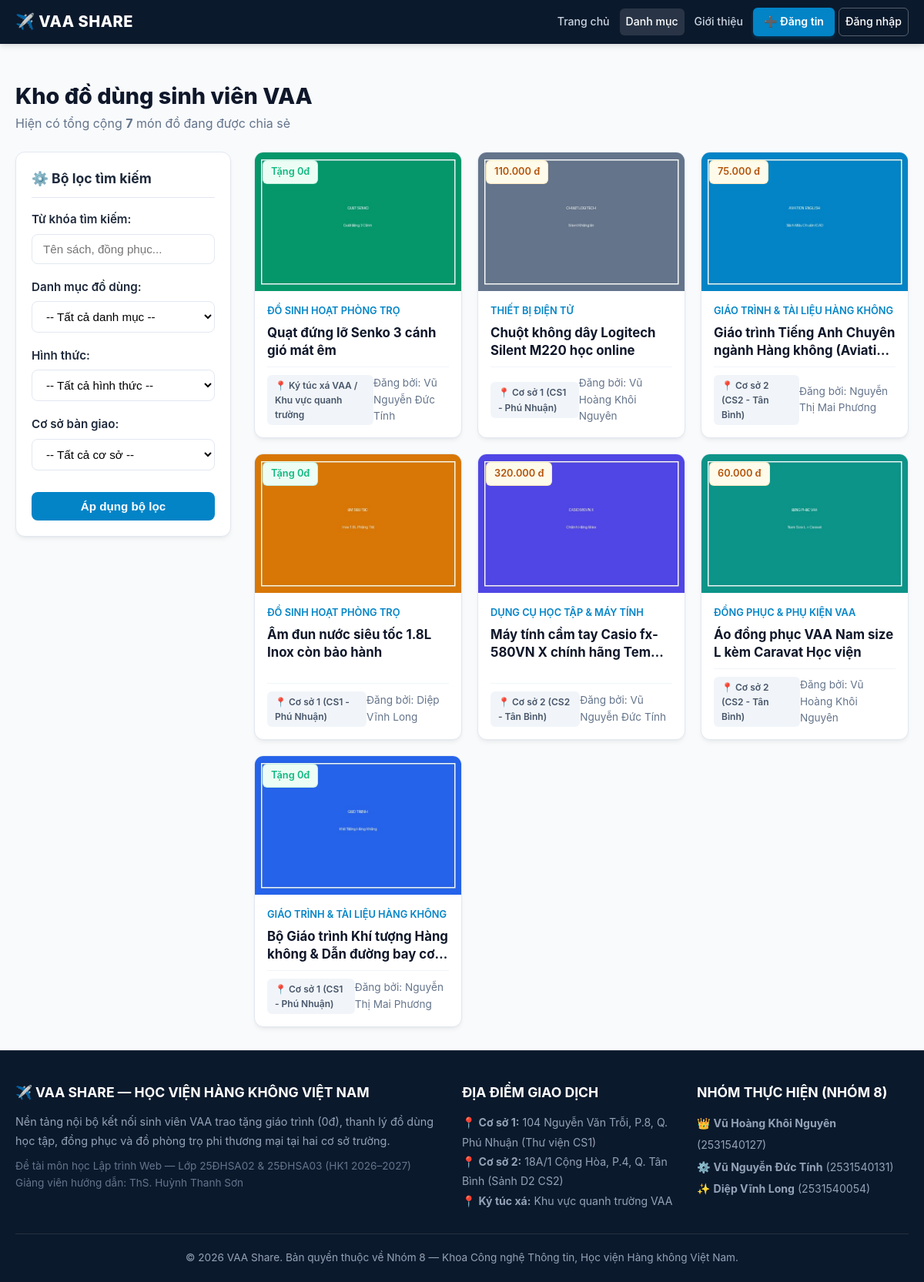
The page /listing.php on the database its author committed.
### tables this page shows
CREATE TABLE `do_dung` (
  `id` INT AUTO_INCREMENT PRIMARY KEY,
  `nguoi_dung_id` INT NOT NULL,
  `danh_muc_id` INT NOT NULL,
  `dia_diem_id` INT NOT NULL,
  `tieu_de` VARCHAR(255) NOT NULL,
  `mo_ta` TEXT NOT NULL,
  `hinh_thuc` ENUM('Tang mien phi', 'Thanh ly') DEFAULT 'Tang mien phi',
  `gia` INT DEFAULT 0,
  `tinh_trang` VARCHAR(100) DEFAULT 'Còn rất tốt (trên 90%)',
  `hinh_anh` VARCHAR(255) DEFAULT 'default_item.jpg',
  `trang_thai` ENUM('Cho duyet', 'Da duyet', 'Dang giao dich', 'Hoan thanh', 'Da an') DEFAULT 'Cho duyet',
  `luot_xem` INT DEFAULT 0,
  `ngay_dang` TIMESTAMP DEFAULT CURRENT_TIMESTAMP,
  `ngay_cap_nhat` TIMESTAMP DEFAULT CURRENT_TIMESTAMP ON UPDATE CURRENT_TIMESTAMP,
  CONSTRAINT `fk_dodung_nguoidung` FOREIGN KEY (`nguoi_dung_id`) REFERENCES `nguoi_dung` (`id`) ON DELETE CASCADE,
  CONSTRAINT `fk_dodung_danhmuc` FOREIGN KEY (`danh_muc_id`) REFERENCES `danh_muc` (`id`) ON DELETE RESTRICT,
  CONSTRAINT `fk_dodung_diadiem` FOREIGN KEY (`dia_diem_id`) REFERENCES `dia_diem` (`id`) ON DELETE RESTRICT
);

CREATE TABLE `danh_muc` (
  `id` INT AUTO_INCREMENT PRIMARY KEY,
  `ten_danh_muc` VARCHAR(100) NOT NULL,
  `mo_ta` VARCHAR(255) DEFAULT NULL,
  `icon` VARCHAR(50) DEFAULT 'book',
  `thu_tu` INT DEFAULT 0
);

CREATE TABLE `dia_diem` (
  `id` INT AUTO_INCREMENT PRIMARY KEY,
  `ten_dia_diem` VARCHAR(100) NOT NULL,
  `dia_chi` VARCHAR(255) NOT NULL,
  `ghi_chu` VARCHAR(255) DEFAULT NULL
);

CREATE TABLE `nguoi_dung` (
  `id` INT AUTO_INCREMENT PRIMARY KEY,
  `mssv` VARCHAR(20) NOT NULL UNIQUE,
  `ho_ten` VARCHAR(100) NOT NULL,
  `email` VARCHAR(100) NOT NULL UNIQUE,
  `mat_khau` VARCHAR(255) NOT NULL,
  `so_dien_thoai` VARCHAR(20) NOT NULL,
  `zalo` VARCHAR(50) DEFAULT NULL,
  `khoa_lop` VARCHAR(100) DEFAULT 'K25 - Học viện Hàng không',
  `vai_tro` ENUM('Sinh vien', 'Giang vien', 'Admin') DEFAULT 'Sinh vien',
  `trang_thai` ENUM('Hoat dong', 'Bi khoa') DEFAULT 'Hoat dong',
  `ngay_tao` TIMESTAMP DEFAULT CURRENT_TIMESTAMP
);

### listing.php (the view, shortened to what this page needs)
<?php
require_once __DIR__ . '/includes/header.php';
$tuKhoa    = trim($_GET['tu_khoa'] ?? '');
$filters = [];
$items = get_items($filters);
?>
<div class="container" style="padding: 30px 20px;">
  <div style="margin-bottom: 24px;">
    <h1 style="font-size:1.8rem; font-weight:800; color:var(--vaa-dark);">Kho đồ dùng sinh viên VAA</h1>
    <p style="color:var(--vaa-muted);">
      <?php if (!empty($tuKhoa)): ?>
        Kết quả tìm kiếm cho từ khóa: <strong>"<?php echo e($tuKhoa); ?>"</strong> (<?php echo count($items); ?> kết quả)
      <?php else: ?>
        Hiện có tổng cộng <strong><?php echo count($items); ?></strong> món đồ đang được chia sẻ
      <?php endif; ?>
    </p>
  </div>
  <div style="display:grid; grid-template-columns: 280px 1fr; gap:30px; align-items:start;">
    <aside style="background:#fff; border:1px solid var(--vaa-border); border-radius:var(--vaa-radius); padding:20px; box-shadow:var(--vaa-shadow);">
      <h3 style="font-size:1.1rem; margin-bottom:16px; border-bottom:1px solid var(--vaa-border); padding-bottom:10px;">
        ⚙️ Bộ lọc tìm kiếm
      </h3>
      <form action="<?php echo BASE_URL; ?>/listing.php" method="GET">
        <div class="form-group">
          <label>Từ khóa tìm kiếm:</label>
          <input type="text" name="tu_khoa" value="<?php echo e($tuKhoa); ?>" class="form-control" placeholder="Tên sách, đồng phục...">
        </div>
        <div class="form-group">
          <label>Danh mục đồ dùng:</label>
          <select name="danh_muc_id" class="form-control">
            <option value="0">-- Tất cả danh mục --</option>
          </select>
        </div>
        <div class="form-group">
          <label>Hình thức:</label>
          <select name="hinh_thuc" class="form-control">
            <option value="">-- Tất cả hình thức --</option>
          </select>
        </div>
        <div class="form-group">
          <label>Cơ sở bàn giao:</label>
          <select name="dia_diem_id" class="form-control">
            <option value="0">-- Tất cả cơ sở --</option>
          </select>
        </div>
        <button type="submit" class="btn btn-primary btn-block" style="margin-top:10px;">Áp dụng bộ lọc</button>
      </form>
    </aside>
    <main>
      <?php if (empty($items)): ?>
        <div style="background:#fff; border:1px solid var(--vaa-border); border-radius:var(--vaa-radius); padding:60px 20px; text-align:center;">
          <div style="font-size:3rem; margin-bottom:12px;">🔍</div>
          <h3>Không tìm thấy món đồ phù hợp</h3>
          <p style="color:var(--vaa-muted); margin-top:6px;">Hãy thử nới lỏng các tiêu chí lọc hoặc tìm từ khóa ngắn hơn bạn nhé!</p>
          <a href="<?php echo BASE_URL; ?>/listing.php" class="btn btn-outline" style="margin-top:16px;">Xem tất cả đồ dùng</a>
        </div>
      <?php else: ?>
        <div class="item-grid">
          <?php foreach ($items as $item): ?>
            <div class="item-card">
              <div class="item-card-img-wrap">
                <a href="<?php echo BASE_URL; ?>/detail.php?id=<?php echo $item['id']; ?>">
                  <img src="<?php echo BASE_URL; ?>/uploads/<?php echo e($item['hinh_anh']); ?>" alt="<?php echo e($item['tieu_de']); ?>" class="item-card-img">
                </a>
                <div class="item-badge-type">
                  <?php echo format_price($item['gia']); ?>
                </div>
              </div>
              <div class="item-card-body">
                <div class="item-card-category"><?php echo e($item['ten_danh_muc']); ?></div>
                <a href="<?php echo BASE_URL; ?>/detail.php?id=<?php echo $item['id']; ?>" class="item-card-title">
                  <?php echo e($item['tieu_de']); ?>
                </a>
                <div class="item-card-meta">
                  <span class="badge badge-campus">📍 <?php echo e($item['ten_dia_diem']); ?></span>
                  <span>Đăng bởi: <?php echo e($item['ho_ten']); ?></span>
                </div>
              </div>
            </div>
          <?php endforeach; ?>
        </div>
      <?php endif; ?>
    </main>
  </div>
</div>
<?php require_once __DIR__ . '/includes/footer.php'; ?>

### includes/functions.php (shortened to what this page needs)
<?php
function e($str) {
    return htmlspecialchars($str ?? '', ENT_QUOTES, 'UTF-8');
}
function format_price($price) {
    $price = (int) $price;
    if ($price <= 0) {
        return '<span class="badge badge-free">Tặng 0đ</span>';
    }
    return '<span class="badge badge-price">' . number_format($price, 0, ',', '.') . ' đ</span>';
}
function get_items($filters = [], $limit = 0, $offset = 0) {
    $db = get_db();
    $sql = "SELECT dd.*, dm.ten_danh_muc, dd_loc.ten_dia_diem, nd.ho_ten, nd.mssv, nd.so_dien_thoai, nd.zalo
            FROM do_dung dd
            JOIN danh_muc dm ON dd.danh_muc_id = dm.id
            JOIN dia_diem dd_loc ON dd.dia_diem_id = dd_loc.id
            JOIN nguoi_dung nd ON dd.nguoi_dung_id = nd.id
            WHERE 1=1";
    $params = [];
    $types  = '';
    if (isset($filters['trang_thai'])) {
        $sql .= " AND dd.trang_thai = ?";
        $params[] = $filters['trang_thai'];
        $types   .= 's';
    } else {
        $sql .= " AND dd.trang_thai IN ('Da duyet', 'Dang giao dich')";
    }
    $sql .= " ORDER BY dd.id DESC";
    $stmt = $db->prepare($sql);
    $stmt->execute();
    $result = $stmt->get_result();
    $items = [];
    while ($row = $result->fetch_assoc()) {
        $items[] = $row;
    }
    return $items;
}

### assets/css/style.css (style rules this page uses)
:root { --vaa-blue: #0284c7; --vaa-blue-hover: #0369a1; --vaa-navy: #0b192c; --vaa-dark: #0f172a; --vaa-bg: #f8fafc; --vaa-card: #ffffff; --vaa-border: #e2e8f0; --vaa-text: #1e293b; --vaa-muted: #64748b; --vaa-free: #10b981; --vaa-free-bg: #ecfdf5; --vaa-price: #f59e0b; --vaa-price-bg: #fffbeb; --vaa-radius: 12px; --vaa-shadow: 0 4px 6px -1px rgba(0, 0, 0, 0.05), 0 2px 4px -2px rgba(0, 0, 0, 0.05); --vaa-shadow-lg: 0 10px 15px -3px rgba(0, 0, 0, 0.08), 0 4px 6px -4px rgba(0, 0, 0, 0.04); }
* { box-sizing: border-box; margin: 0; padding: 0; }
body { font-family: -apple-system, BlinkMacSystemFont, "Segoe UI", Roboto, "Helvetica Neue", Arial, sans-serif; background-color: var(--vaa-bg); color: var(--vaa-text); line-height: 1.6; min-height: 100vh; display: flex; flex-direction: column; }
a { color: var(--vaa-blue); text-decoration: none; transition: all 0.2s ease; }
.container { width: 100%; max-width: 1200px; margin: 0 auto; padding: 0 20px; }
.item-grid { display: grid; grid-template-columns: repeat(auto-fill, minmax(260px, 1fr)); gap: 20px; }
.item-card { background: var(--vaa-card); border: 1px solid var(--vaa-border); border-radius: var(--vaa-radius); overflow: hidden; box-shadow: var(--vaa-shadow); transition: all 0.2s ease; display: flex; flex-direction: column; }
.item-card-img-wrap { width: 100%; height: 180px; background: #f1f5f9; position: relative; overflow: hidden; }
.item-card-img { width: 100%; height: 100%; object-fit: cover; transition: transform 0.3s ease; }
.item-badge-type { position: absolute; top: 10px; left: 10px; z-index: 10; }
.item-card-body { padding: 16px; display: flex; flex-direction: column; flex: 1; }
.item-card-category { font-size: 0.8rem; font-weight: 600; color: var(--vaa-blue); text-transform: uppercase; margin-bottom: 6px; }
.item-card-title { font-size: 1.05rem; font-weight: 700; color: var(--vaa-dark); margin-bottom: 8px; line-height: 1.4; display: -webkit-box; -webkit-line-clamp: 2; -webkit-box-orient: vertical; overflow: hidden; }
.item-card-meta { margin-top: auto; padding-top: 10px; border-top: 1px solid #f1f5f9; display: flex; justify-content: space-between; align-items: center; font-size: 0.85rem; color: var(--vaa-muted); }
.badge { display: inline-block; padding: 4px 10px; border-radius: 6px; font-size: 0.8rem; font-weight: 600; }
.badge-free { background: var(--vaa-free-bg); color: var(--vaa-free); border: 1px solid rgba(16, 185, 129, 0.2); }
.badge-price { background: var(--vaa-price-bg); color: #b45309; border: 1px solid rgba(245, 158, 11, 0.2); }
.badge-campus { background: #f1f5f9; color: #475569; font-size: 0.75rem; }
.btn { display: inline-flex; align-items: center; justify-content: center; gap: 8px; padding: 10px 18px; border-radius: 8px; font-size: 0.95rem; font-weight: 600; cursor: pointer; border: none; transition: all 0.2s; text-decoration: none; }
.btn-primary { background: var(--vaa-blue); color: #fff; }
.btn-block { width: 100%; }
.form-group { margin-bottom: 18px; }
.form-group label { display: block; font-weight: 600; margin-bottom: 6px; font-size: 0.95rem; }
.form-control { width: 100%; padding: 10px 14px; border: 1px solid var(--vaa-border); border-radius: 8px; font-size: 0.95rem; outline: none; transition: border-color 0.2s; background: #fff; }

### rows shown on the page
do_dung: hinh_anh (picture), gia "Tặng 0đ", danh_muc.ten_danh_muc "ĐỒ SINH HOẠT PHÒNG TRỌ", tieu_de "Quạt đứng lỡ Senko 3 cánh gió mát êm", dia_diem.ten_dia_diem "Ký túc xá VAA / Khu vực quanh trường", nguoi_dung.ho_ten "Vũ Nguyễn Đức Tính"
do_dung: hinh_anh (picture), gia "110.000", danh_muc.ten_danh_muc "THIẾT BỊ ĐIỆN TỬ", tieu_de "Chuột không dây Logitech Silent M220 học online", dia_diem.ten_dia_diem "Cơ sở 1 (CS1 - Phú Nhuận)", nguoi_dung.ho_ten "Vũ Hoàng Khôi Nguyên"
do_dung: hinh_anh (picture), gia "75.000", danh_muc.ten_danh_muc "GIÁO TRÌNH & TÀI LIỆU HÀNG KHÔNG", tieu_de "Giáo trình Tiếng Anh Chuyên ngành Hàng không…", dia_diem.ten_dia_diem "Cơ sở 2 (CS2 - Tân Bình)", nguoi_dung.ho_ten "Nguyễn Thị Mai Phương"
do_dung: hinh_anh (picture), gia "Tặng 0đ", danh_muc.ten_danh_muc "ĐỒ SINH HOẠT PHÒNG TRỌ", tieu_de "Ấm đun nước siêu tốc 1.8L Inox còn bảo hành", dia_diem.ten_dia_diem "Cơ sở 1 (CS1 - Phú Nhuận)", nguoi_dung.ho_ten "Diệp Vĩnh Long"
do_dung: hinh_anh (picture), gia "320.000", danh_muc.ten_danh_muc "DỤNG CỤ HỌC TẬP & MÁY TÍNH", tieu_de "Máy tính cầm tay Casio fx-580VN X chính hãng…", dia_diem.ten_dia_diem "Cơ sở 2 (CS2 - Tân Bình)", nguoi_dung.ho_ten "Vũ Nguyễn Đức Tính"
do_dung: hinh_anh (picture), gia "60.000", danh_muc.ten_danh_muc "ĐỒNG PHỤC & PHỤ KIỆN VAA", tieu_de "Áo đồng phục VAA Nam size L kèm Caravat Học viện", dia_diem.ten_dia_diem "Cơ sở 2 (CS2 - Tân Bình)", nguoi_dung.ho_ten "Vũ Hoàng Khôi Nguyên"
do_dung: hinh_anh (picture), gia "Tặng 0đ", danh_muc.ten_danh_muc "GIÁO TRÌNH & TÀI LIỆU HÀNG KHÔNG", tieu_de "Bộ Giáo trình Khí tượng Hàng không & Dẫn đường bay…", dia_diem.ten_dia_diem "Cơ sở 1 (CS1 - Phú Nhuận)", nguoi_dung.ho_ten "Nguyễn Thị Mai Phương"

### other values the page prints
count($items) "7"
